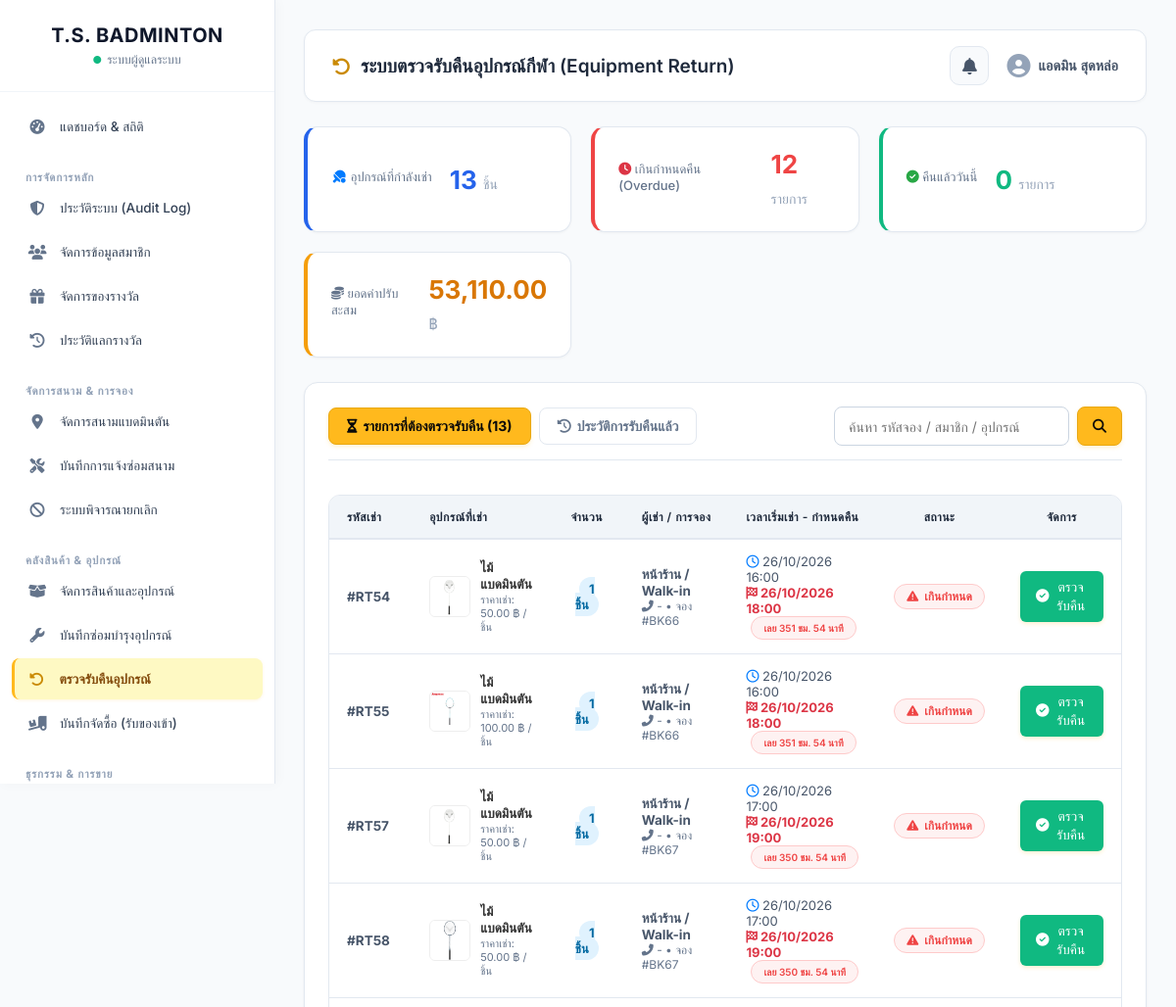
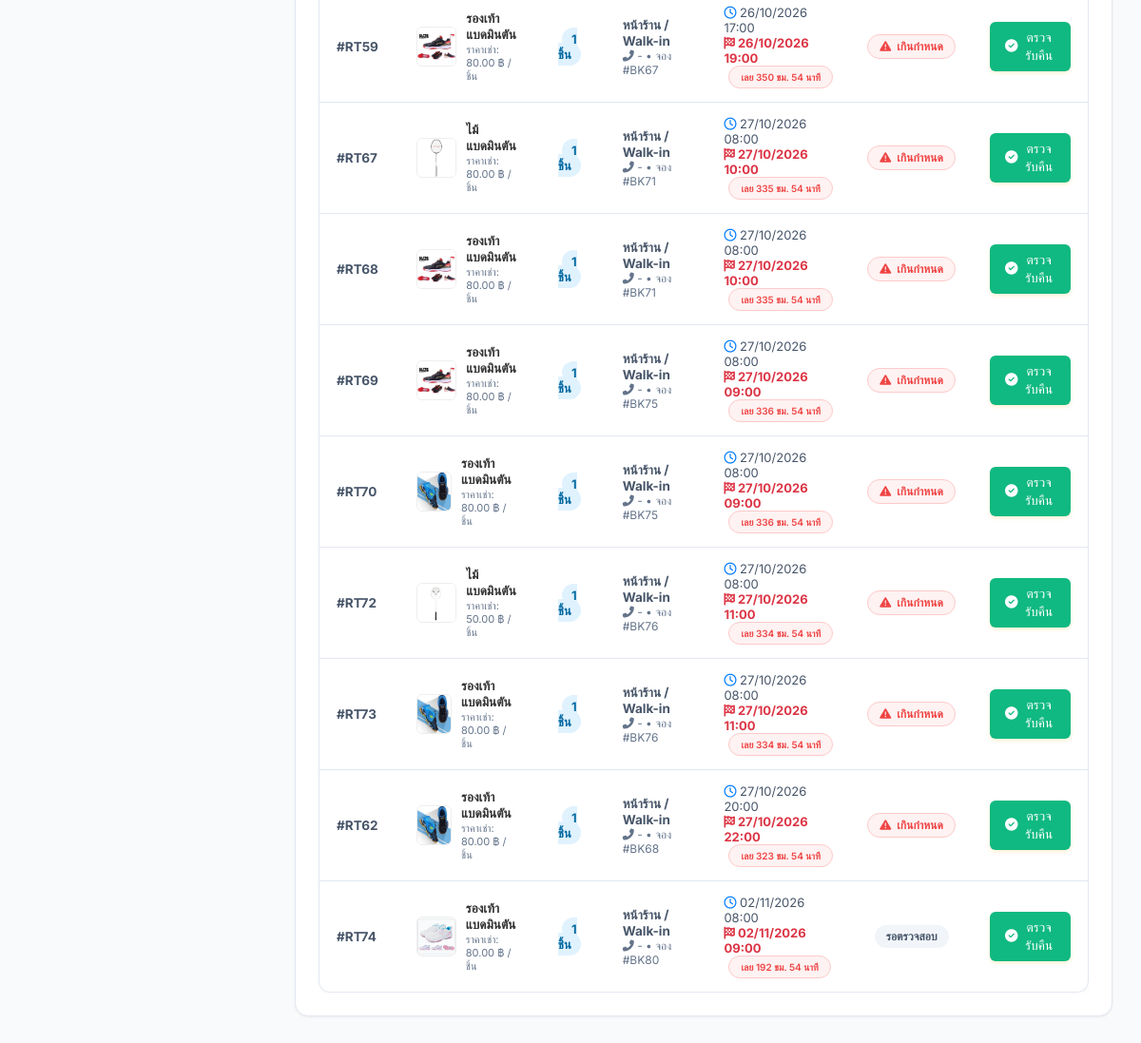
The page /admin/equipment_returns.php (signed in) on the database its author committed (2 pictures, top to bottom).
### tables this page shows
CREATE TABLE `rental` (
  `rental_id` int(11) NOT NULL AUTO_INCREMENT,
  `booking_id` int(11) DEFAULT NULL,
  `member_id` int(11) DEFAULT NULL,
  `product_id` int(11) NOT NULL,
  `rental_quantity` int(11) NOT NULL,
  `rental_start_time` datetime NOT NULL,
  `rental_return_time` datetime DEFAULT NULL,
  `rental_status` enum('รอตรวจสอบ','กำลังเช่า','คืนแล้ว','ชำรุด','สูญหาย','ยกเลิก') NOT NULL DEFAULT 'กำลังเช่า',
  `rental_fine` decimal(8,2) NOT NULL DEFAULT 0.00,
  `rental_fine_reason` varchar(255) DEFAULT NULL,
  `rental_actual_return` datetime DEFAULT NULL,
  PRIMARY KEY (`rental_id`),
  KEY `booking_id` (`booking_id`),
  KEY `product_id` (`product_id`),
  KEY `rental_ibfk_3` (`member_id`),
  CONSTRAINT `rental_ibfk_1` FOREIGN KEY (`booking_id`) REFERENCES `booking` (`booking_id`) ON DELETE CASCADE,
  CONSTRAINT `rental_ibfk_2` FOREIGN KEY (`product_id`) REFERENCES `product` (`product_id`),
  CONSTRAINT `rental_ibfk_3` FOREIGN KEY (`member_id`) REFERENCES `member` (`member_id`) ON DELETE SET NULL
);

CREATE TABLE `product` (
  `product_id` int(11) NOT NULL AUTO_INCREMENT,
  `product_name` varchar(100) NOT NULL,
  `product_image` varchar(255) DEFAULT NULL,
  `product_type` enum('อุปกรณ์เช่า','สินค้าบริโภค') NOT NULL,
  `product_price` decimal(8,2) NOT NULL,
  `product_stock` int(11) NOT NULL DEFAULT 0,
  `product_brand` varchar(100) DEFAULT NULL,
  `product_model` varchar(100) DEFAULT NULL,
  `product_size` varchar(20) DEFAULT NULL,
  `product_level` enum('มือใหม่','มือโปร') DEFAULT NULL,
  `product_min_stock` int(11) NOT NULL DEFAULT 5,
  PRIMARY KEY (`product_id`)
);

### admin/equipment_returns.php (the view, shortened to what this page needs)
<?php
require_once 'includes/auth_check.php';
$active_tab = $_GET['tab'] ?? 'active';
$search = trim($_GET['search'] ?? '');
try {
    $stats_query = "
        SELECT
            SUM(CASE WHEN r.rental_status IN ('กำลังเช่า', 'รอตรวจสอบ') THEN r.rental_quantity ELSE 0 END) AS active_qty,
            COUNT(CASE WHEN r.rental_status = 'กำลังเช่า' AND r.rental_return_time < NOW() THEN 1 END) AS overdue_count,
            COUNT(CASE WHEN r.rental_status IN ('คืนแล้ว', 'ชำรุด', 'สูญหาย') AND DATE(r.rental_actual_return) = CURDATE() THEN 1 END) AS returned_today,
            COALESCE(SUM(r.rental_fine), 0) AS total_fines
        FROM Rental r
        JOIN Product p ON r.product_id = p.product_id
        WHERE p.product_type = 'อุปกรณ์เช่า'
    ";
    $stats = $conn->query($stats_query)->fetch(PDO::FETCH_ASSOC);
    $where_clauses = [];
    $params = [];
    $where_clauses[] = "p.product_type = 'อุปกรณ์เช่า'";
    if ($active_tab === 'history') {
        $where_clauses[] = "r.rental_status IN ('คืนแล้ว', 'ชำรุด', 'สูญหาย')";
    } else {
        $where_clauses[] = "r.rental_status IN ('กำลังเช่า', 'รอตรวจสอบ')";
    }
    $where_sql = count($where_clauses) > 0 ? "WHERE " . implode(" AND ", $where_clauses) : "";
    $sql = "
        SELECT r.*,
               p.product_name, p.product_image, p.product_price,
               COALESCE(m.member_name, mr.member_name) AS member_name,
               COALESCE(m.member_phone, mr.member_phone) AS member_phone,
               b.booking_date, b.booking_status
        FROM Rental r
        JOIN Product p ON r.product_id = p.product_id
        LEFT JOIN Booking b ON r.booking_id = b.booking_id
        LEFT JOIN Member m ON b.member_id = m.member_id
        LEFT JOIN Member mr ON r.member_id = mr.member_id
        $where_sql
        ORDER BY " . ($active_tab === 'history' ? "r.rental_actual_return DESC" : "r.rental_start_time ASC") . "
    ";
    $stmt = $conn->prepare($sql);
    $stmt->execute($params);
    $rentals = $stmt->fetchAll(PDO::FETCH_ASSOC);
} catch(PDOException $e) {
    $_SESSION['error'] = "เกิดข้อผิดพลาดในการโหลดข้อมูล: " . $e->getMessage();
    $rentals = [];
}
$page_header = '<i class="fas fa-undo-alt"></i> ระบบตรวจรับคืนอุปกรณ์กีฬา (Equipment Return)';
include 'includes/header.php';
?>
<div class="stats-grid mb-25 stat-card-grid">
    <div class="stat-card stat-card-box border-blue">
        <div class="stat-card-title"><i class="fas fa-table-tennis text-primary"></i> อุปกรณ์ที่กำลังเช่า</div>
        <div class="stat-card-num text-blue"><?php echo number_format($stats['active_qty'] ?? 0); ?> <span class="stat-card-unit">ชิ้น</span></div>
    </div>
    <div class="stat-card stat-card-box border-red">
        <div class="stat-card-title"><i class="fas fa-clock text-danger"></i> เกินกำหนดคืน (Overdue)</div>
        <div class="stat-card-num text-red"><?php echo number_format($stats['overdue_count'] ?? 0); ?> <span class="stat-card-unit">รายการ</span></div>
    </div>
    <div class="stat-card stat-card-box border-green">
        <div class="stat-card-title"><i class="fas fa-check-circle text-success"></i> คืนแล้ววันนี้</div>
        <div class="stat-card-num text-green"><?php echo number_format($stats['returned_today'] ?? 0); ?> <span class="stat-card-unit">รายการ</span></div>
    </div>
    <div class="stat-card stat-card-box border-yellow">
        <div class="stat-card-title"><i class="fas fa-coins text-warning"></i> ยอดค่าปรับสะสม</div>
        <div class="stat-card-num text-yellow"><?php echo number_format($stats['total_fines'] ?? 0, 2); ?> <span class="stat-card-unit">฿</span></div>
    </div>
</div>
<div class="admin-card">
    <div class="header-between mb-20 stat-filter-row">
        <div class="page-tabs m-0">
            <a href="equipment_returns.php?tab=active" class="tab-btn <?php echo $active_tab === 'active' ? 'tab-active' : 'tab-inactive'; ?>">
                <i class="fas fa-hourglass-half"></i> รายการที่ต้องตรวจรับคืน (<?php echo $active_tab === 'active' ? count($rentals) : '-'; ?>)
            </a>
            <a href="equipment_returns.php?tab=history" class="tab-btn <?php echo $active_tab === 'history' ? 'tab-active' : 'tab-inactive'; ?>">
                <i class="fas fa-history"></i> ประวัติการรับคืนแล้ว
            </a>
        </div>
        <form method="GET" action="equipment_returns.php" class="filter-search-box">
            <input type="text" name="search" class="form-control filter-input-w" placeholder="ค้นหา รหัสจอง / สมาชิก / อุปกรณ์" value="<?php echo htmlspecialchars($search); ?>">
            <button type="submit" class="btn-submit filter-btn-pad"><i class="fas fa-search"></i></button>
        </form>
    </div>
    <div class="table-responsive">
        <table class="admin-table">
            <thead>
                <tr>
                    <th width="70">รหัสเช่า</th>
                    <th>อุปกรณ์ที่เช่า</th>
                    <th width="80" class="text-center">จำนวน</th>
                    <th>ผู้เช่า / การจอง</th>
                    <th>เวลาเริ่มเช่า - กำหนดคืน</th>
                    <th class="text-center">สถานะ</th>
                    <?php if ($active_tab === 'history'): ?>
                        <th>เวลาคืนจริง</th>
                        <th class="text-right">ค่าปรับ</th>
                    <?php else: ?>
                        <th class="text-center" width="130">จัดการ</th>
                    <?php endif; ?>
                </tr>
            </thead>
            <tbody>
                <?php if (empty($rentals)): ?>
                    <tr>
                        <td colspan="<?php echo $active_tab === 'history' ? '8' : '7'; ?>" class="text-center py-40 text-muted">
                            <i class="fas fa-inbox fa-3x mb-10 d-block table-row-divider-icon"></i>
                            <?php echo !empty($search) ? 'ไม่พบข้อมูลที่ตรงกับคำค้นหา' : 'ไม่มีรายการเช่าอุปกรณ์ในขณะนี้'; ?>
                        </td>
                    </tr>
                <?php else: ?>
                    <?php foreach ($rentals as $row):
                        $is_late = false;
                        $diff_minutes = 0;
                        if (!empty($row['rental_return_time']) && in_array($row['rental_status'], ['กำลังเช่า', 'รอตรวจสอบ'])) {
                            $due_ts = strtotime($row['rental_return_time']);
                            $now_ts = time();
                            if ($now_ts > $due_ts) {
                                $is_late = true;
                                $diff_minutes = round(($now_ts - $due_ts) / 60);
                            }
                        }
                    ?>
                    <tr>
                        <td class="font-bold">#RT<?php echo $row['rental_id']; ?></td>
                        <td>
                            <div class="return-item-cell">
                                <?php if (!empty($row['product_image'])): ?>
                                    <img src="../uploads/products/<?php echo htmlspecialchars($row['product_image']); ?>" class="return-item-thumb">
                                <?php else: ?>
                                    <div class="return-item-placeholder">
                                        <i class="fas fa-table-tennis"></i>
                                    </div>
                                <?php endif; ?>
                                <div>
                                    <div class="font-bold text-dark"><?php echo htmlspecialchars($row['product_name']); ?></div>
                                    <div class="text-xs-muted">ราคาเช่า: <?php echo number_format($row['product_price'], 2); ?> ฿ / ชิ้น</div>
                                </div>
                            </div>
                        </td>
                        <td class="text-center">
                            <span class="court-rate-pill">
                                <?php echo $row['rental_quantity']; ?> ชิ้น
                            </span>
                        </td>
                        <td>
                            <div class="font-bold"><?php echo htmlspecialchars($row['member_name'] ?? 'หน้าร้าน / Walk-in'); ?></div>
                            <div class="text-sm-muted">
                                <i class="fas fa-phone-alt"></i> <?php echo htmlspecialchars($row['member_phone'] ?? '-'); ?>
                                <?php if (!empty($row['booking_id'])): ?>
                                    &bull; จอง #BK<?php echo $row['booking_id']; ?>
                                <?php endif; ?>
                            </div>
                        </td>
                        <td>
                            <div class="text-sm">
                                <div><i class="far fa-clock text-primary"></i> <?php echo date('d/m/Y H:i', strtotime($row['rental_start_time'])); ?></div>
                                <div class="<?php echo $is_late ? 'text-late' : 'text-normal'; ?>">
                                    <i class="fas fa-flag-checkered"></i> <?php echo date('d/m/Y H:i', strtotime($row['rental_return_time'])); ?>
                                    <?php if ($is_late): ?>
                                        <span class="badge badge-danger return-late-pill">เลย <?php echo floor($diff_minutes/60); ?> ชม. <?php echo ($diff_minutes%60); ?> นาที</span>
                                    <?php endif; ?>
                                </div>
                            </div>
                        </td>
                        <td class="text-center">
                            <?php
                                $status = $row['rental_status'];
                                if ($status === 'คืนแล้ว') {
                                    echo '<span class="badge badge-success"><i class="fas fa-check"></i> คืนแล้ว</span>';
                                } elseif ($status === 'ชำระเงินแล้ว' || $status === 'กำลังเช่า') {
                                    if ($is_late) {
                                        echo '<span class="badge badge-danger"><i class="fas fa-exclamation-triangle"></i> เกินกำหนด</span>';
                                    } else {
                                        echo '<span class="badge badge-info"><i class="fas fa-sync-alt"></i> กำลังเช่า</span>';
                                    }
                                } elseif ($status === 'ชำรุด') {
                                    echo '<span class="badge badge-warning"><i class="fas fa-tools"></i> ส่งซ่อม</span>';
                                } elseif ($status === 'สูญหาย') {
                                    echo '<span class="badge badge-danger"><i class="fas fa-times-circle"></i> สูญหาย</span>';
                                } else {
                                    echo '<span class="badge badge-return-completed">' . htmlspecialchars($status) . '</span>';
                                }
                            ?>
                        </td>
                        <?php if ($active_tab === 'history'): ?>
                            <td class="text-sm">
                                <?php if (!empty($row['rental_actual_return'])): ?>
                                    <i class="far fa-calendar-check text-success"></i> <?php echo date('d/m/Y H:i', strtotime($row['rental_actual_return'])); ?>
                                <?php else: ?>
                                    -
                                <?php endif; ?>
                            </td>
                            <td class="text-right">
                                <?php if ($row['rental_fine'] > 0): ?>
                                    <span class="text-danger font-bold"><?php echo number_format($row['rental_fine'], 2); ?> ฿</span>
                                    <?php if (!empty($row['rental_fine_reason'])): ?>
                                        <div class="text-xs-muted"><?php echo htmlspecialchars($row['rental_fine_reason']); ?></div>
                                    <?php endif; ?>
                                <?php else: ?>
                                    <span class="text-muted">-</span>
                                <?php endif; ?>
                            </td>
                        <?php else: ?>
                            <td class="text-center">
                                <button type="button" class="btn-submit btn-return-action"
                                        onclick="openReturnModal(
                                            <?php echo $row['rental_id']; ?>,
                                            '<?php echo htmlspecialchars(addslashes($row['product_name'])); ?>',
                                            <?php echo $row['rental_quantity']; ?>,
                                            '<?php echo htmlspecialchars(addslashes($row['member_name'] ?? 'ลูกค้าทั่วไป')); ?>',
                                            '<?php echo date('d/m/Y H:i', strtotime($row['rental_return_time'])); ?>',
                                            <?php echo $is_late ? 'true' : 'false'; ?>,
                                            <?php echo $diff_minutes; ?>,
                                            <?php echo $row['product_price']; ?>
                                        )">
                                    <i class="fas fa-check-circle"></i> ตรวจรับคืน
                                </button>
                            </td>
                        <?php endif; ?>
                    </tr>
                    <?php endforeach; ?>
                <?php endif; ?>
            </tbody>
        </table>
    </div>
</div>
<?php
include 'includes/footer.php';
?>

### assets/css/global.css (style rules this page uses)
:root { --bg-primary: #090909; --bg-surface: #191919; --bg-elevated: #292929; --color-gold: #FFB91D; --color-gold-hover: #E9A812; --text-primary: #F5F5F5; --text-secondary: #A3A3A3; --text-on-gold: #090909; --border-color: #383838; --status-available: #22C55E; --status-booked: #EF4444; --brand-accent: var(--color-gold); --text-muted: var(--text-secondary); --shadow-lg: 0 10px 25px -3px rgba(0, 0, 0, 0.7); --radius-sm: 6px; --radius-md: 10px; --radius-lg: 16px; --radius-full: 9999px; --transition-fast: 0.2s ease; --transition-normal: 0.3s ease; }
.text-danger { color: #dc3545 !important; }
.text-success { color: #28a745 !important; }
.text-center { text-align: center !important; }
.form-control { width: 100%; padding: 12px 15px; border: 1px solid #ced4da; border-radius: 6px; font-size: 14px; font-family: inherit; box-sizing: border-box; transition: all 0.3s; }
.btn-submit, .btn-register, .btn-confirm-booking { display: inline-block; padding: 12px 20px; font-size: 16px; font-weight: 600; text-align: center; border: none; border-radius: 6px; cursor: pointer; transition: all 0.3s; text-decoration: none; box-sizing: border-box; }
.btn-submit, .btn-confirm-booking { background-color: #28a745; color: white; }
.badge, .badge-status { padding: 4px 8px; border-radius: 4px; font-size: 12px; font-weight: bold; display: inline-block; }
.badge-danger { background: #dc3545; color: white; }
.table-responsive { overflow-x: auto; }

### rows shown on the page
rental: rental_id "54", product.product_image (picture), product.product_name "ไม้แบดมินตัน", product.product_price "50.00", rental_quantity "1", member_name "หน้าร้าน / Walk-in", member_phone "-", booking "66", rental_start_time "26/10/2026 16:00", rental_return_time "26/10/2026 18:00", floor($diff_minutes/60) "351", $diff_minutes%60 "54", rental_status "กำลังเช่า" (drawn)
rental: rental_id "55", product.product_image (picture), product.product_name "ไม้แบดมินตัน", product.product_price "100.00", rental_quantity "1", member_name "หน้าร้าน / Walk-in", member_phone "-", booking "66", rental_start_time "26/10/2026 16:00", rental_return_time "26/10/2026 18:00", floor($diff_minutes/60) "351", $diff_minutes%60 "54", rental_status "กำลังเช่า" (drawn)
rental: rental_id "57", product.product_image (picture), product.product_name "ไม้แบดมินตัน", product.product_price "50.00", rental_quantity "1", member_name "หน้าร้าน / Walk-in", member_phone "-", booking "67", rental_start_time "26/10/2026 17:00", rental_return_time "26/10/2026 19:00", floor($diff_minutes/60) "350", $diff_minutes%60 "54", rental_status "กำลังเช่า" (drawn)
rental: rental_id "58", product.product_image (picture), product.product_name "ไม้แบดมินตัน", product.product_price "50.00", rental_quantity "1", member_name "หน้าร้าน / Walk-in", member_phone "-", booking "67", rental_start_time "26/10/2026 17:00", rental_return_time "26/10/2026 19:00", floor($diff_minutes/60) "350", $diff_minutes%60 "54", rental_status "กำลังเช่า" (drawn)
rental: rental_id "59", product.product_image (picture), product.product_name "รองเท้าแบดมินตัน", product.product_price "80.00", rental_quantity "1", member_name "หน้าร้าน / Walk-in", member_phone "-", booking "67", rental_start_time "26/10/2026 17:00", rental_return_time "26/10/2026 19:00", floor($diff_minutes/60) "350", $diff_minutes%60 "54", rental_status "กำลังเช่า" (drawn)
rental: rental_id "67", product.product_image (picture), product.product_name "ไม้แบดมินตัน", product.product_price "80.00", rental_quantity "1", member_name "หน้าร้าน / Walk-in", member_phone "-", booking "71", rental_start_time "27/10/2026 08:00", rental_return_time "27/10/2026 10:00", floor($diff_minutes/60) "335", $diff_minutes%60 "54", rental_status "กำลังเช่า" (drawn)
rental: rental_id "68", product.product_image (picture), product.product_name "รองเท้าแบดมินตัน", product.product_price "80.00", rental_quantity "1", member_name "หน้าร้าน / Walk-in", member_phone "-", booking "71", rental_start_time "27/10/2026 08:00", rental_return_time "27/10/2026 10:00", floor($diff_minutes/60) "335", $diff_minutes%60 "54", rental_status "กำลังเช่า" (drawn)
rental: rental_id "69", product.product_image (picture), product.product_name "รองเท้าแบดมินตัน", product.product_price "80.00", rental_quantity "1", member_name "หน้าร้าน / Walk-in", member_phone "-", booking "75", rental_start_time "27/10/2026 08:00", rental_return_time "27/10/2026 09:00", floor($diff_minutes/60) "336", $diff_minutes%60 "54", rental_status "กำลังเช่า" (drawn)
rental: rental_id "70", product.product_image (picture), product.product_name "รองเท้าแบดมินตัน", product.product_price "80.00", rental_quantity "1", member_name "หน้าร้าน / Walk-in", member_phone "-", booking "75", rental_start_time "27/10/2026 08:00", rental_return_time "27/10/2026 09:00", floor($diff_minutes/60) "336", $diff_minutes%60 "54", rental_status "กำลังเช่า" (drawn)
rental: rental_id "72", product.product_image (picture), product.product_name "ไม้แบดมินตัน", product.product_price "50.00", rental_quantity "1", member_name "หน้าร้าน / Walk-in", member_phone "-", booking "76", rental_start_time "27/10/2026 08:00", rental_return_time "27/10/2026 11:00", floor($diff_minutes/60) "334", $diff_minutes%60 "54", rental_status "กำลังเช่า" (drawn)
rental: rental_id "73", product.product_image (picture), product.product_name "รองเท้าแบดมินตัน", product.product_price "80.00", rental_quantity "1", member_name "หน้าร้าน / Walk-in", member_phone "-", booking "76", rental_start_time "27/10/2026 08:00", rental_return_time "27/10/2026 11:00", floor($diff_minutes/60) "334", $diff_minutes%60 "54", rental_status "กำลังเช่า" (drawn)
rental: rental_id "62", product.product_image (picture), product.product_name "รองเท้าแบดมินตัน", product.product_price "80.00", rental_quantity "1", member_name "หน้าร้าน / Walk-in", member_phone "-", booking "68", rental_start_time "27/10/2026 20:00", rental_return_time "27/10/2026 22:00", floor($diff_minutes/60) "323", $diff_minutes%60 "54", rental_status "กำลังเช่า" (drawn)
rental: rental_id "74", product.product_image (picture), product.product_name "รองเท้าแบดมินตัน", product.product_price "80.00", rental_quantity "1", member_name "หน้าร้าน / Walk-in", member_phone "-", booking "80", rental_start_time "02/11/2026 08:00", rental_return_time "02/11/2026 09:00", floor($diff_minutes/60) "192", $diff_minutes%60 "54", rental_status "รอตรวจสอบ"

### other values the page prints
$_SESSION['admin_name'] "แอดมิน สุดหล่อ"
$stats['active_qty'] "13"
$stats['overdue_count'] "12"
$stats['returned_today'] "0"
$stats['total_fines'] "53,110.00"
count($rentals) "13"
